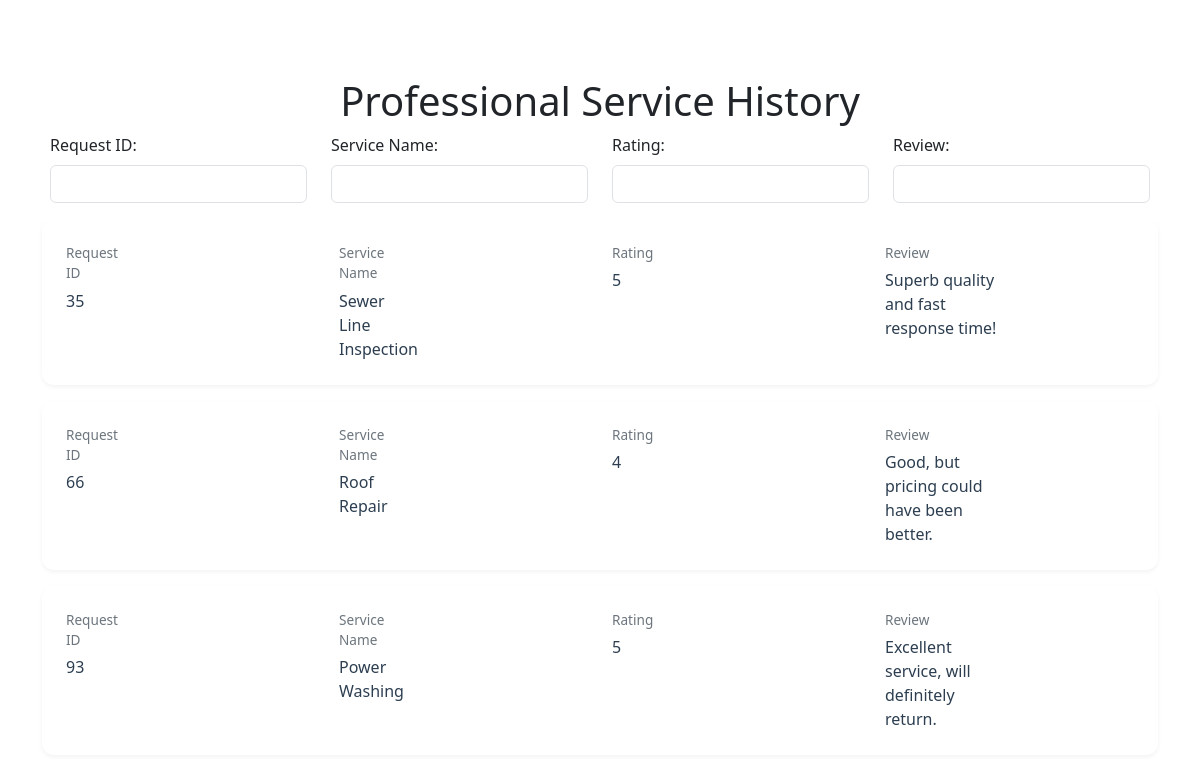
The app's page /Professional_Service_History.html (signed in) with its own data.
### tables this page shows
CREATE TABLE ServiceRequests (
    RequestID INTEGER PRIMARY KEY,
    CustomerID INTEGER NOT NULL,
    ProfessionalID INTEGER,
    ServiceID INTEGER NOT NULL,
    RequestDate TIMESTAMP DEFAULT CURRENT_TIMESTAMP,
    Status TEXT NOT NULL DEFAULT 'Requested',
    Rating INTEGER,
    Review TEXT,
    FOREIGN KEY (CustomerID) REFERENCES Customers(CustomerID),
    FOREIGN KEY (ProfessionalID) REFERENCES Professionals(ProfessionalID),
    FOREIGN KEY (ServiceID) REFERENCES Services(ServiceID)
);

CREATE TABLE Services (
    ServiceID INTEGER PRIMARY KEY,
    ServiceName VARCHAR(255) NOT NULL,
    Description TEXT,
    BasePrice DECIMAL(10, 2) NOT NULL
);

### backend/app.py (the view)
@app.route('/Professional_Service_History.html', methods=['GET'])
def PROFESSIONALSERVICEHISTORY():
    professional_id = session.get('professional_id')
    if not professional_id:
        return redirect(url_for('login'))
    conn = sqlite3.connect('database.db')
    cursor = conn.cursor()
    cursor.execute("""
        SELECT RequestID,Rating,Review,ServiceName
        FROM ServiceRequests sr JOIN Services s ON sr.serviceID = s.ServiceID
        WHERE ProfessionalID = ? AND Status = 'Closed'
    """, (professional_id,))
    service_history = cursor.fetchall()
    conn.close()
    print(service_history)
    return render_template('Professional_Service_History.html', service_history=service_history)

### templates/Professional_Service_History.html (shortened to what this page needs)
<!DOCTYPE html>
<html lang="en">
<head>
    <link href="https://cdnjs.cloudflare.com/ajax/libs/bootstrap/5.3.0/css/bootstrap.min.css" rel="stylesheet">
    <link href="https://cdnjs.cloudflare.com/ajax/libs/font-awesome/6.4.0/css/all.min.css" rel="stylesheet">
    <link rel="stylesheet" href="https://cdnjs.cloudflare.com/ajax/libs/animate.css/4.1.1/animate.min.css"/>
</head>
<body>
    <div class="container mt-5 main-content animate__animated animate__fadeInUp">
        <h1>Professional Service History</h1>
        <div class="row mb-3">
            <div class="col-md-3">
                <label for="requestIdFilter" class="form-label">Request ID:</label>
                <input type="number" class="form-control" id="requestIdFilter">
            </div>
            <div class="col-md-3">
                <label for="serviceNameFilter" class="form-label">Service Name:</label>
                <input type="text" class="form-control" id="serviceNameFilter">
            </div>
            <div class="col-md-3">
                <label for="ratingFilter" class="form-label">Rating:</label>
                <input type="number" class="form-control" id="ratingFilter">
            </div>
            <div class="col-md-3">
                <label for="reviewFilter" class="form-label">Review:</label>
                <input type="text" class="form-control" id="reviewFilter">
            </div>
        </div>
        {% if service_history %}
            {% for service in service_history %}
                <div class="service-card animate__animated animate__fadeInUp">
                    <div class="service-info">
                        <div class="col-md-3 info-group">
                            <span class="info-label">Request ID</span>
                            <span class="info-value">{{ service[0] }}</span>
                        </div>
                        <div class="col-md-3 info-group">
                            <span class="info-label">Service Name</span>
                            <span class="info-value">{{ service[3] }}</span>
                        </div>
                        <div class="col-md-3 info-group">
                            <span class="info-label">Rating</span>
                            <span class="info-value">{{ service[1] }}</span>
                        </div>
                        <div class="col-md-6 info-group">
                            <span class="info-label">Review</span>
                            <span class="info-value">{{ service[2] }}</span>
                        </div>
                    </div>
                </div>
            {% endfor %}
        {% else %}
            <p class="animate__animated animate__fadeInUp">No service history found.</p>
        {% endif %}
    </div>
</body>
</html>

### templates/Professional_Service_History.html (style rules this page uses)
body { font-family: 'Segoe UI', Tahoma, Geneva, Verdana, sans-serif; background-image: url('static/4.jpg'); background-size: cover; background-repeat: no-repeat; display: flex; min-height: 100vh; flex-direction: column; }
.main-content { flex-grow: 1; }
.container { animation: fadeIn 1s ease-in-out; }
.main-content { flex-grow: 1; display: flex; flex-direction: column; justify-content: center; align-items: center; }
.service-card { background: white; border-radius: 12px; padding: 1.5rem; margin-bottom: 1rem; box-shadow: 0 2px 4px rgba(0,0,0,0.05); transition: transform 0.2s, box-shadow 0.2s; width: 100%; }
.service-info { display: grid; grid-template-columns: repeat(4, 1fr); gap: 1.5rem; }
.info-group { display: flex; flex-direction: column; }
.info-label { font-size: 0.85rem; color: #6c757d; margin-bottom: 0.3rem; font-weight: 500; }
.info-value { font-size: 1rem; color: #2c3e50; font-weight: 500; }

### records on screen
ServiceRequests: RequestID "35", ServiceName "Sewer Line Inspection", Rating "5", Review "Superb quality and fast response time!"
ServiceRequests: RequestID "66", ServiceName "Roof Repair", Rating "4", Review "Good, but pricing could have been better."
ServiceRequests: RequestID "93", ServiceName "Power Washing", Rating "5", Review "Excellent service, will definitely return."
